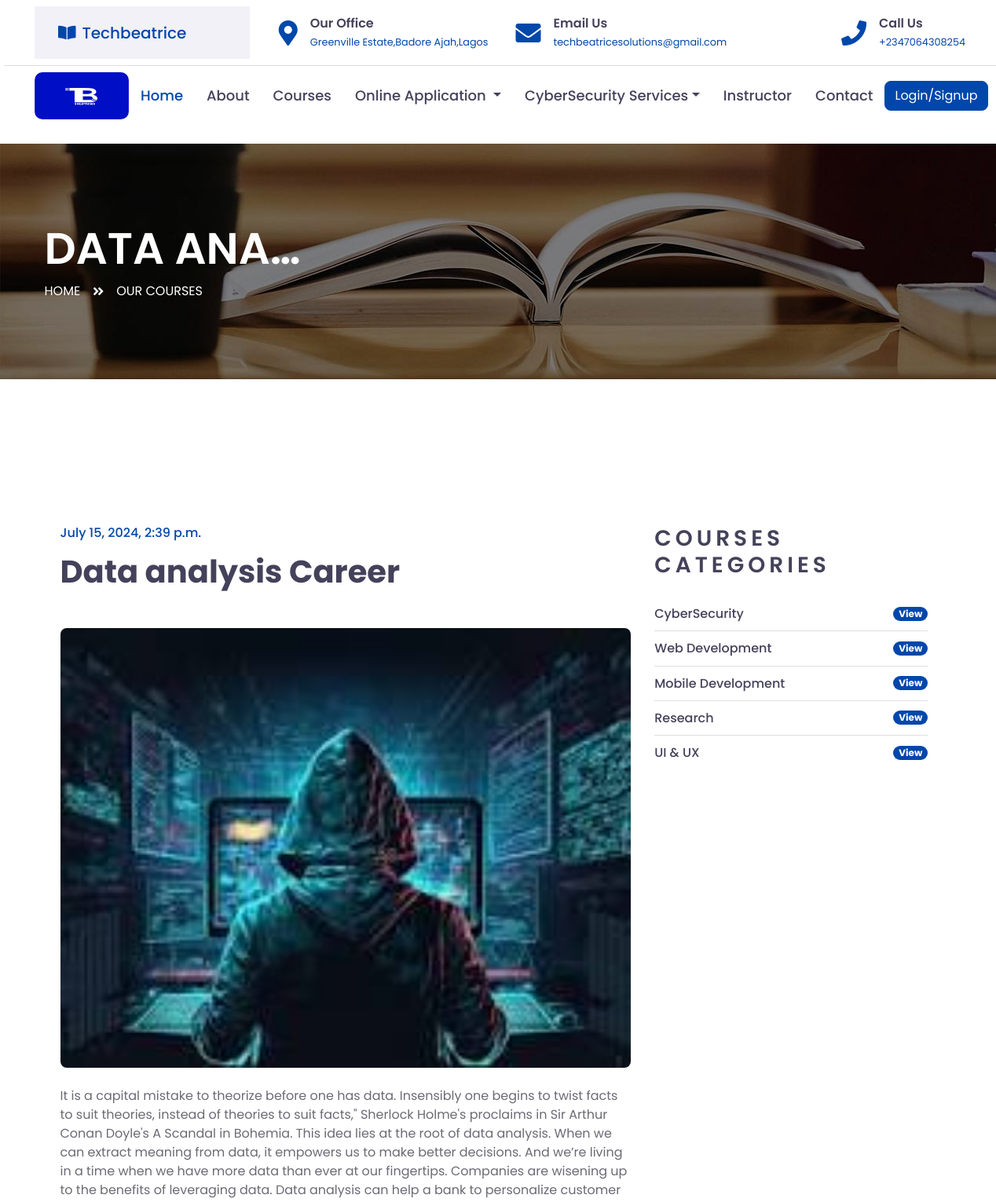
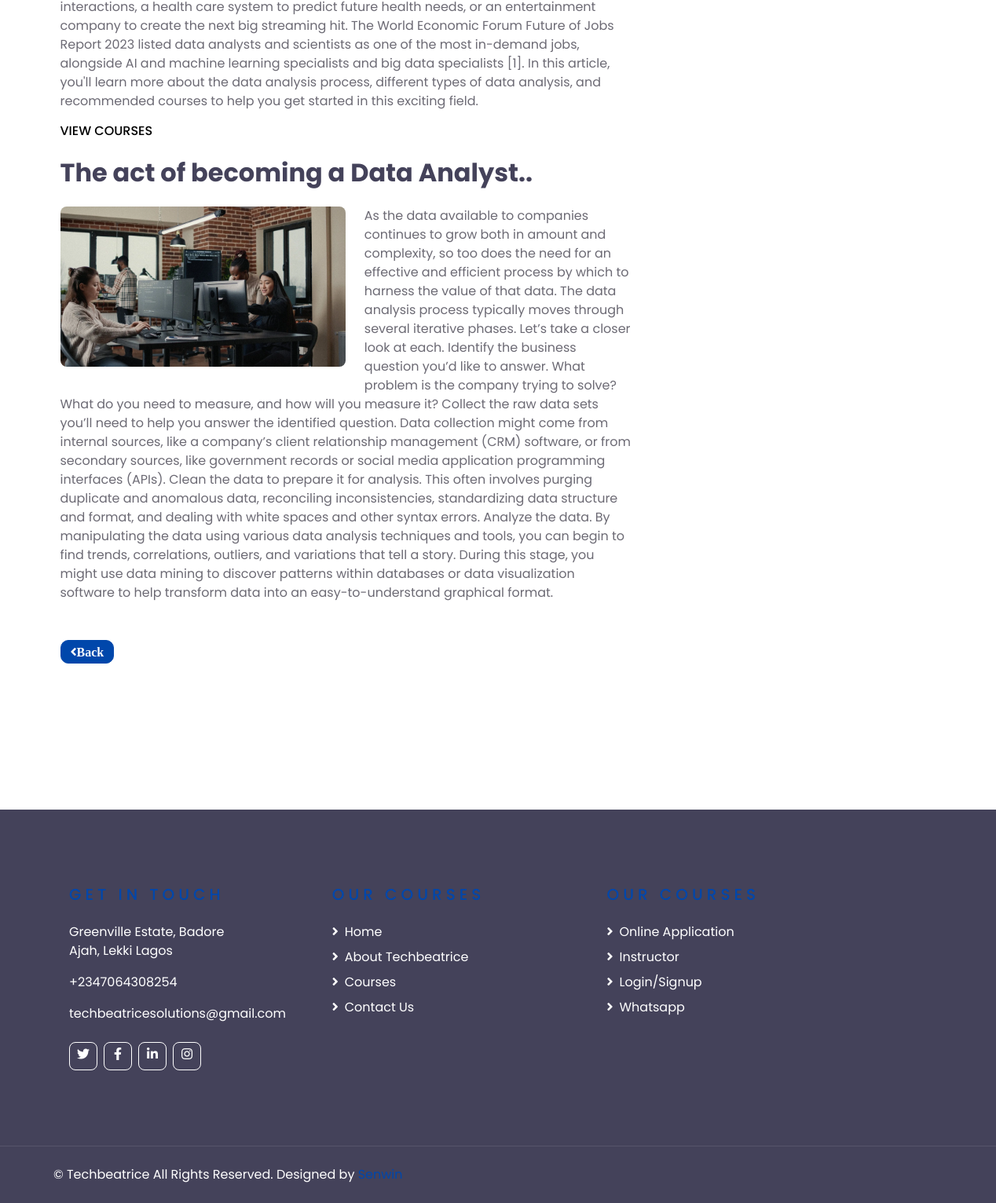
The app's page /article/4/ with its own data (2 pictures, top to bottom).
### techbeatrice/models.py (models this page shows, shortened)
class Techbeatrice_Subjects(models.Model):
    techbeatrice_subjects_title = models.CharField(max_length =205, blank=True, null=True)
    techbeatrice_subjects_sub_title = models.CharField(max_length =205, blank=True, null=True)
    techbeatrice_subjects_description = models.TextField()
    techbeatrice_subjects_sub_description = models.TextField()
    techbeatrice_subjects_img = models.ImageField(upload_to ='tech_subjects_img/',blank=True,null=True)
    techbeatrice_subjects_sub_img = models.ImageField(upload_to ='tech_subjects_sub_img/',blank=True,null=True)
    techbeatrice_subjects_slug = models.SlugField (max_length =205,blank=True, null=True)
    techbeatrice_subjects_publish_date = models.DateTimeField (auto_now_add= True)
    techbeatrice_subjects_author = models.ForeignKey(User, on_delete=models.CASCADE)
    class Meta:
        ordering =['-techbeatrice_subjects_publish_date']

### techbeatrice/views.py (the view, shortened to what this page needs)
# urls.py: path('article/<int:pk>/', ArticleDetailView.as_view(), name="detail"),
class ArticleDetailView(DetailView):
    model = Techbeatrice_Subjects
    template_name = 'techbeatrice/article_detail.html'

### templates/techbeatrice/article_detail.html (shortened to what this page needs)
{% extends "base.html" %}
{% load static %}
{% block content %}
    <div class="container-fluid page-header" style="margin-bottom: 90px;">
        <div class="container">
            <div class="d-flex flex-column justify-content-center" style="min-height: 300px">
                <h3 class="display-4 text-white text-uppercase">{{ object.techbeatrice_subjects_title|truncatechars:9}}</h3>
                <div class="d-inline-flex text-white">
                    <p class="m-0 text-uppercase"><a class="text-white" href="{% url 'home' %}">Home</a></p>
                    <i class="fa fa-angle-double-right pt-1 px-3"></i>
                    <p class="m-0 text-uppercase"><a class="text-white" href="{% url 'techbeatrice_courses' %}">Our Courses</a></p>
                </div>
            </div>
        </div>
    </div>
    <div class="container-fluid py-5">
        <div class="container py-5">
            <div class="row">
                <div class="col-lg-8">
                    <div class="mb-5">
                        <h6 class="text-primary mb-3">{{ object.techbeatrice_subjects_publish_date }}</h6>
                        <h1 class="mb-5">{{ object.techbeatrice_subjects_title }}</h1>
                        <img class="img-fluid rounded w-100 mb-4" src="{{ object.techbeatrice_subjects_img.url }}" alt="Image">
                        <p>{{ object.techbeatrice_subjects_description }}</p>
                        <h6 class="m-0 text-uppercase"><a class="text-black" href="{% url 'techbeatrice_courses' %}">View Courses</a></h6><br>
                        <h2 class="mb-4">{{ object.techbeatrice_subjects_sub_title }}</h2>
                        <img class="img-fluid rounded w-50 float-left mr-4 mb-3" src="{{ object.techbeatrice_subjects_sub_img.url }}" alt="Image">
                        <p>{{ object.techbeatrice_subjects_sub_description }}</p>
                    </div>
                    <div class="btn-wrapper">
                        <a href=""onclick="history.back(); return false;" class="btn btn-primary"style="border-radius: 10px;"><i class="fa fa-angle-left">Back</i></a>
                    </div>
                </div>
                <div class="col-lg-4 mt-5 mt-lg-0">
                    <div class="mb-5">
                        <h3 class="text-uppercase mb-4" style="letter-spacing: 5px;">Courses Categories</h3>
                        <ul class="list-group list-group-flush">
                            <li class="list-group-item d-flex justify-content-between align-items-center px-0">
                                <a href="{% url 'techbeatrice_courses' %}" class="text-decoration-none h6 m-0">CyberSecurity</a>
                                <a href="{% url 'techbeatrice_courses' %}"><span class="badge badge-primary badge-pill">View</span></a>
                            </li>
                            <li class="list-group-item d-flex justify-content-between align-items-center px-0">
                                <a href="{% url 'techbeatrice_courses' %}" class="text-decoration-none h6 m-0">Web Development</a>
                                <a href="{% url 'techbeatrice_courses' %}"><span class="badge badge-primary badge-pill">View</span></a>
                            </li>
                            <li class="list-group-item d-flex justify-content-between align-items-center px-0">
                                <a href="{% url 'techbeatrice_courses' %}" class="text-decoration-none h6 m-0">Mobile Development</a>
                                <a href="{% url 'techbeatrice_courses' %}"><span class="badge badge-primary badge-pill">View</span></a>
                            </li>
                            <li class="list-group-item d-flex justify-content-between align-items-center px-0">
                                <a href="{% url 'techbeatrice_courses' %}" class="text-decoration-none h6 m-0">Research</a>
                                <a href="{% url 'techbeatrice_courses' %}"><span class="badge badge-primary badge-pill">View</span></a>
                            </li>
                            <li class="list-group-item d-flex justify-content-between align-items-center px-0">
                                <a href="{% url 'techbeatrice_courses' %}" class="text-decoration-none h6 m-0">UI & UX</a>
                                <a href="{% url 'techbeatrice_courses' %}"><span class="badge badge-primary badge-pill">View</span></a>
                            </li>
                        </ul>
                    </div>
                </div>
            </div>
        </div>
    </div>
{% endblock %}

### records on screen
Techbeatrice_Subjects: techbeatrice_subjects_title "DATA ANA…", techbeatrice_subjects_publish_date "July 15, 2024, 2:39 p.m.", techbeatrice_subjects_title "Data analysis Career", techbeatrice_subjects_img (picture), techbeatrice_subjects_description "It is a capital mistake to theorize before one has data. Insensibly one begins to twist facts to suit theories, instead of theories to suit facts,\" Sherlock Holme's proclaims in Sir Arthur Conan Doyle's A Scandal in Bohemia. This idea lies at the root of data analysis. When we can extract meaning from data, it empowers us to make better decisions. And we’re living in a time when we have more data than ever at our fingertips. Companies are wisening up to the benefits of leveraging data. Data analysis can help a bank to personalize customer interactions, a health care system to predict future health needs, or an entertainment company to create the next big streaming hit. The World Economic…", techbeatrice_subjects_sub_title "The act of becoming a Data Analyst..", techbeatrice_subjects_sub_img (picture), techbeatrice_subjects_sub_description "As the data available to companies continues to grow both in amount and complexity, so too does the need for an effective and efficient process by which to harness the value of that data. The data analysis process typically moves through several iterative phases. Let’s take a closer look at each. Identify the business question you’d like to answer. What problem is the company trying to solve? What do you need to measure, and how will you measure it? Collect the raw data sets you’ll need to help you answer the identified question. Data collection might come from internal sources, like a company’s client relationship management (CRM) software, or from secondary sources, like government…"
